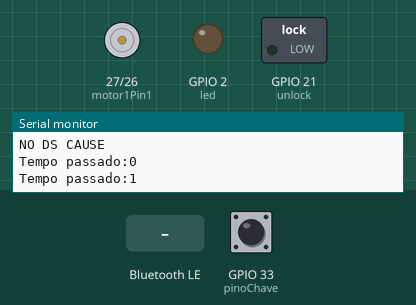
A program run on a simulated ESP32. Parts: motor-driver pin pairs drawn as motors (green arrow = first pin HIGH = forward, orange = second pin HIGH = backward, longer = more drive, scaled by the enable pin), switched loads named in the program (green lamp = pin HIGH), output pins drawn as LEDs (lit = HIGH), the last lines printed to the serial monitor. The test bench sets the inputs (shaded band); at power-on: GPIO 33 (pinoChave) HIGH. Nothing arrives over Bluetooth unless stated; a phone connects over Bluetooth LE 3 s after start.

Above: at 2.2 s.
2.3 s: Bluetooth LE write "1" received
At 2.8 s:
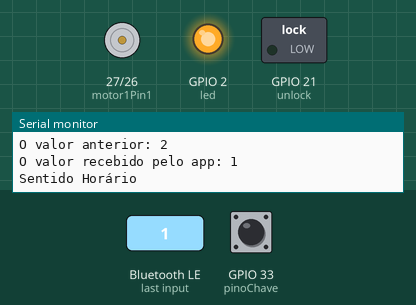
At 4.1 s:
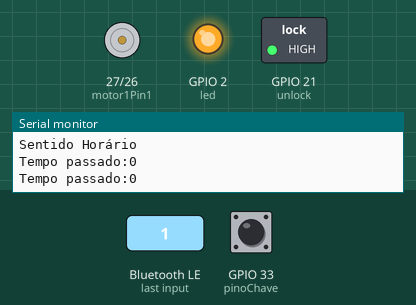
4.5 s: GPIO 33 (pinoChave) pulled LOW for 1 s
7.0 s: Bluetooth LE write "0" received
At 8.2 s:
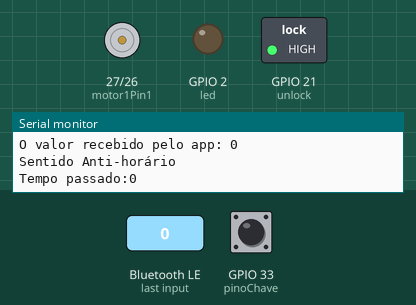
8.5 s: GPIO 33 (pinoChave) pulled LOW for 3.2 s
Timing chart, 0 to 11.5 s (numbered marks = the images above; inputs shaded):
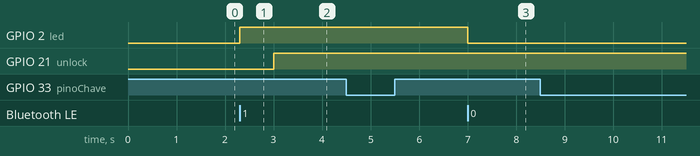

The program:

main.cpp
```cpp
#include <Arduino.h>
#include <BLEDevice.h>
#include <BLEUtils.h>
#include <BLEServer.h>
#include <BLE2902.h>
// #include <ESP32Servo.h>

void configureDisplay();
void print_wakeup_reason();

int NewContador;                 // variavel para marcar tempo de inicio do deep sleep
RTC_DATA_ATTR int bootCount = 0; // RTC_DATA_ATTR aloca a variável na memoria RTC
// para contar o numero que vees que o sistema deu boot de fomra interna (a depender do deeep sleep)
unsigned long debounce;  // Variavel para determinar o pressionar de uma tecla
int debounceTime = 4000; // Variavel para determinar tempo de permissão para que uma nova tecla seja precionada

BLEServer *pServer = NULL;
BLECharacteristic *pCharacteristic;
bool deviceConnected = false;
bool oldDeviceConnected = false;
int pos = 0, pos1;
int unlock = 21;
char ok = '2';
int led = 2;
// int servoPin = 18;
// Servo servo;

// Motor A
int motor1Pin1 = 27;
int motor1Pin2 = 26;
int enable1Pin = 14;

// Setting PWM properties
const int freq = 30000;
const int pwmChannel = 0;
const int resolution = 8;
int dutyCycle = 200;
const int pinoChave = 33; // PINO DIGITAL UTILIZADO PELA CHAVE FIM DE CURSO

#define SERVICE_UUID "4fafc201-1fb5-459e-8fcc-c5c9c331914b"
#define CHARACTERISTIC_UUID "beb5483e-36e1-4688-b7f5-ea07361b26a8"

class MyServerCallbacks : public BLEServerCallbacks
{
  void onConnect(BLEServer *pServer)
  {
    deviceConnected = true;
  };

  void onDisconnect(BLEServer *pServer)
  {
    deviceConnected = false;
  }
};

class MyCallbacks : public BLECharacteristicCallbacks
{
  void onWrite(BLECharacteristic *pCharacteristic)
  {
    if (millis() > debounce)
    {
      debounce = millis() + debounceTime;
      std::string value = pCharacteristic->getValue();
      Serial.print("O valor anterior: ");
      Serial.println(ok);
      Serial.print("O valor recebido pelo app: ");
      Serial.println(value[0]);
      if (value.length() > 0)
      {
        if ((value[0] == '1') && (value[0] != ok))
        {
          digitalWrite(led, HIGH); // LIGA o LED
          Serial.println("Sentido Horário");
          digitalWrite(motor1Pin1, LOW);
          digitalWrite(motor1Pin2, HIGH);
          ok = value[0];
        }

        if ((value[0] == '0') && (value[0] != ok))
        {
          digitalWrite(led, LOW); // DESLIGA o LED
          Serial.println("Sentido Anti-horário");
          digitalWrite(motor1Pin1, HIGH);
          digitalWrite(motor1Pin2, LOW);
          ok = value[0];
        }

        if ((value[0] == '3') && (value[0] != ok))
        {
          digitalWrite(led, LOW); // DESLIGA o LED
          Serial.println("Parado");
          digitalWrite(motor1Pin1, LOW);
          digitalWrite(motor1Pin2, LOW);
          ok = value[0];
        }
      }
    }
  }
};

void setup()
{
  pinMode(motor1Pin1, OUTPUT);
  pinMode(motor1Pin2, OUTPUT);
  pinMode(enable1Pin, OUTPUT);
  pinMode(pinoChave, INPUT_PULLUP); // DEFINE O PINO COMO ENTRADA / "_PULLUP" É PARA ATIVAR O RESISTOR INTERNO
  // configure LED PWM functionalitites
  ledcSetup(pwmChannel, freq, resolution);

  // attach the channel to the GPIO to be controlled
  ledcAttachPin(enable1Pin, pwmChannel);

  Serial.begin(115200);
  digitalWrite(motor1Pin1, LOW);
  digitalWrite(motor1Pin2, LOW);
  pinMode(led, OUTPUT);
  pinMode(unlock, OUTPUT);
  digitalWrite(unlock, LOW);
  // servo.attach(servoPin);
  BLEDevice::init("Cermob");

  pServer = BLEDevice::createServer();
  pServer->setCallbacks(new MyServerCallbacks());

  BLEService *pService = pServer->createService(SERVICE_UUID);

  pCharacteristic = pService->createCharacteristic(
      CHARACTERISTIC_UUID,
      BLECharacteristic::PROPERTY_READ |
          BLECharacteristic::PROPERTY_WRITE |
          BLECharacteristic::PROPERTY_NOTIFY |
          BLECharacteristic::PROPERTY_INDICATE);

  pCharacteristic->addDescriptor(new BLE2902());
  pCharacteristic->setCallbacks(new MyCallbacks());

  pService->start();

  BLEAdvertising *pAdvertising = BLEDevice::getAdvertising();
  pAdvertising->addServiceUUID(SERVICE_UUID);
  pAdvertising->setScanResponse(false);
  pAdvertising->setMinPreferred(0x0);
  BLEDevice::startAdvertising();

  // servo.write(pos);

  delay(1000);

  ++bootCount;                                 // contador da quantidade de boot's ocorridos
  NewContador = 0;                             // contador de tempo limite interno para que seja possivel ocorrer o deep sleep
  configureDisplay();                          // função para imprimir quantidade de vezes em que houve boot pós deep sleep
  print_wakeup_reason();                       // função para informar o motivo do boot
  esp_sleep_enable_ext0_wakeup(GPIO_NUM_4, 1); // 1 = High, 0 = Low Uso de gpio 4 para despertar o esp
}

void loop()
{
  // pos1 = servo.read();
  // Serial.print(pos1);

  if (deviceConnected)
  {
    digitalWrite(unlock, HIGH); // impede que a fechadura (chave) seja movida
    if (digitalRead(pinoChave) == LOW && digitalRead(led) == HIGH)
    {
      digitalWrite(motor1Pin1, LOW);
      digitalWrite(motor1Pin2, LOW);
      pCharacteristic->setValue("Porta Trancada");
      pCharacteristic->notify();
      delay(220);
    }

    if (digitalRead(pinoChave) == LOW && digitalRead(led) == LOW)
    {
      digitalWrite(motor1Pin1, LOW);
      digitalWrite(motor1Pin2, LOW);
      pCharacteristic->setValue("Porta Destrancada");
      pCharacteristic->notify();
      delay(220);
    }
    /*if (digitalRead(led) == 1 || servo.read() >= 120) {
      pCharacteristic->setValue("Porta Trancada");
      pCharacteristic->notify();
      delay(220);
    } else {
      pCharacteristic->setValue("Porta Destrancada");
      pCharacteristic->notify();
      delay(220);
    }*/

    NewContador = 0;
  }

  if (!deviceConnected && oldDeviceConnected)
  {
    delay(500);
    pServer->startAdvertising();
    oldDeviceConnected = deviceConnected;
    digitalWrite(unlock, LOW); // permite que a fechadura (chave) se mova livremente
    digitalWrite(led, LOW);    // DESLIGA o LED
                               // servo.write(0);
  }

  if (deviceConnected && !oldDeviceConnected)
  {
    oldDeviceConnected = deviceConnected;
  }
  Serial.print("Tempo passado:");
  Serial.println(NewContador);
  NewContador++;

  if (NewContador == 11)
  {
    deviceConnected = false;
    Serial.println("entrando em modo sleep");
    esp_deep_sleep_start(); // força o ESP32 entrar em modo SLEEP
  }
  delay(1000);
}

void configureDisplay()
{
  Serial.println("BOOT NUM:");
  Serial.println(String(bootCount).c_str());
  Serial.println("MOTIVO:");
}

// função para imprimir a causa do ESP32 despertar
void print_wakeup_reason()
{
  esp_sleep_wakeup_cause_t wakeup_reason;
  String reason = "";

  wakeup_reason = esp_sleep_get_wakeup_cause(); // recupera a causa do despertar

  switch (wakeup_reason)
  {
  case 1:
    reason = "EXT1 RTC_CNTL";
    break;
  case 2:
    reason = "EXT0 RTC_IO BTN";
    break;
  case 3:
    reason = "TOUCHPAD";
    break;
  case 4:
    reason = "TIMER";
    break;
  case 5:
    reason = "ULP PROGRAM";
    break;
  default:
    reason = "NO DS CAUSE";
    break;
  }
  Serial.println(reason);
}
```

Measured:
- after the input at 2.3 s, GPIO 2 (led): LOW → HIGH at once
- after the input at 7.0 s, GPIO 2 (led): HIGH → LOW at once
